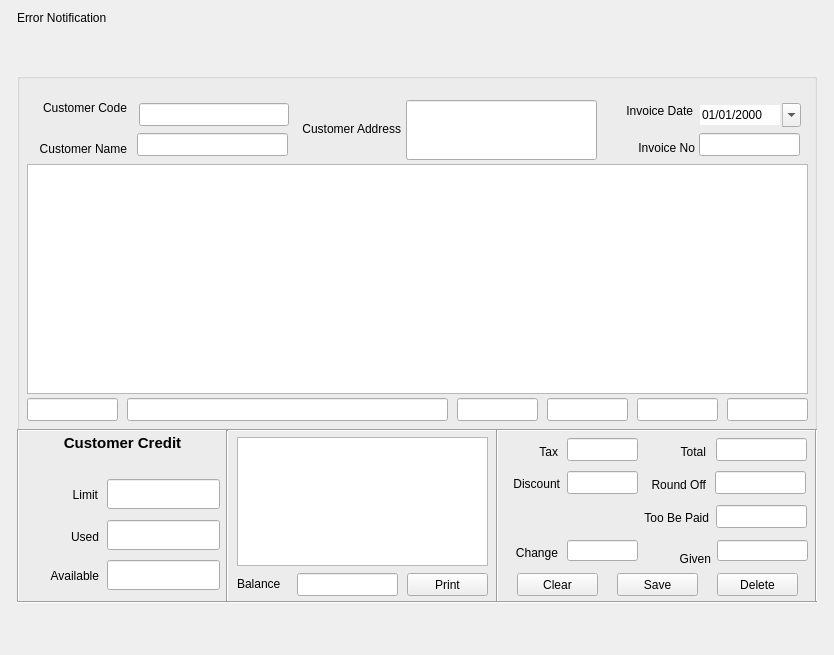
<?xml version="1.0" encoding="UTF-8"?>
<ui version="4.0">
 <class>BillForm</class>
 <widget class="QWidget" name="BillForm">
  <property name="geometry">
   <rect>
    <x>0</x>
    <y>0</y>
    <width>834</width>
    <height>655</height>
   </rect>
  </property>
  <property name="focusPolicy">
   <enum>Qt::TabFocus</enum>
  </property>
  <property name="windowTitle">
   <string>Form</string>
  </property>
  <layout class="QHBoxLayout" name="horizontalLayout_2">
   <item>
    <layout class="QHBoxLayout" name="horizontalLayout">
     <item>
      <spacer name="horizontalSpacer">
       <property name="orientation">
        <enum>Qt::Horizontal</enum>
       </property>
       <property name="sizeHint" stdset="0">
        <size>
         <width>40</width>
         <height>20</height>
        </size>
       </property>
      </spacer>
     </item>
     <item>
      <layout class="QVBoxLayout" name="verticalLayout_3">
       <item>
        <widget class="QLabel" name="flashMsgUp">
         <property name="text">
          <string>Error Notification</string>
         </property>
        </widget>
       </item>
       <item>
        <spacer name="verticalSpacer">
         <property name="orientation">
          <enum>Qt::Vertical</enum>
         </property>
         <property name="sizeHint" stdset="0">
          <size>
           <width>20</width>
           <height>40</height>
          </size>
         </property>
        </spacer>
       </item>
       <item>
        <widget class="QGroupBox" name="groupBox">
         <property name="minimumSize">
          <size>
           <width>800</width>
           <height>530</height>
          </size>
         </property>
         <property name="title">
          <string/>
         </property>
         <widget class="QLabel" name="label_2">
          <property name="geometry">
           <rect>
            <x>582</x>
            <y>60</y>
            <width>96</width>
            <height>30</height>
           </rect>
          </property>
          <property name="text">
           <string>Invoice No</string>
          </property>
          <property name="alignment">
           <set>Qt::AlignRight|Qt::AlignTrailing|Qt::AlignVCenter</set>
          </property>
          <property name="wordWrap">
           <bool>true</bool>
          </property>
         </widget>
         <widget class="QLabel" name="label_3">
          <property name="geometry">
           <rect>
            <x>9</x>
            <y>19</y>
            <width>101</width>
            <height>31</height>
           </rect>
          </property>
          <property name="text">
           <string>Customer Code</string>
          </property>
          <property name="alignment">
           <set>Qt::AlignRight|Qt::AlignTrailing|Qt::AlignVCenter</set>
          </property>
          <property name="wordWrap">
           <bool>true</bool>
          </property>
         </widget>
         <widget class="QLabel" name="label_4">
          <property name="geometry">
           <rect>
            <x>279</x>
            <y>30</y>
            <width>105</width>
            <height>51</height>
           </rect>
          </property>
          <property name="text">
           <string>Customer Address</string>
          </property>
          <property name="alignment">
           <set>Qt::AlignRight|Qt::AlignTrailing|Qt::AlignVCenter</set>
          </property>
          <property name="wordWrap">
           <bool>true</bool>
          </property>
         </widget>
         <widget class="QTableView" name="tableViewProductList">
          <property name="geometry">
           <rect>
            <x>10</x>
            <y>91</y>
            <width>781</width>
            <height>230</height>
           </rect>
          </property>
         </widget>
         <widget class="QLineEdit" name="lineEditProductCode">
          <property name="geometry">
           <rect>
            <x>10</x>
            <y>325</y>
            <width>91</width>
            <height>23</height>
           </rect>
          </property>
          <property name="inputMask">
           <string/>
          </property>
          <property name="placeholderText">
           <string/>
          </property>
         </widget>
         <widget class="QLineEdit" name="lineEditProductName">
          <property name="geometry">
           <rect>
            <x>110</x>
            <y>325</y>
            <width>321</width>
            <height>23</height>
           </rect>
          </property>
         </widget>
         <widget class="QLineEdit" name="lineEditTotal">
          <property name="geometry">
           <rect>
            <x>710</x>
            <y>325</y>
            <width>81</width>
            <height>23</height>
           </rect>
          </property>
          <property name="alignment">
           <set>Qt::AlignRight|Qt::AlignTrailing|Qt::AlignVCenter</set>
          </property>
         </widget>
         <widget class="QLineEdit" name="lineEditRate">
          <property name="geometry">
           <rect>
            <x>620</x>
            <y>325</y>
            <width>81</width>
            <height>23</height>
           </rect>
          </property>
          <property name="alignment">
           <set>Qt::AlignRight|Qt::AlignTrailing|Qt::AlignVCenter</set>
          </property>
         </widget>
         <widget class="QLineEdit" name="lineEditUnit">
          <property name="geometry">
           <rect>
            <x>530</x>
            <y>325</y>
            <width>81</width>
            <height>23</height>
           </rect>
          </property>
         </widget>
         <widget class="QLineEdit" name="lineEditQty">
          <property name="geometry">
           <rect>
            <x>440</x>
            <y>325</y>
            <width>81</width>
            <height>23</height>
           </rect>
          </property>
          <property name="alignment">
           <set>Qt::AlignRight|Qt::AlignTrailing|Qt::AlignVCenter</set>
          </property>
         </widget>
         <widget class="QLineEdit" name="lineEditInvoiceNo">
          <property name="geometry">
           <rect>
            <x>682</x>
            <y>60</y>
            <width>101</width>
            <height>23</height>
           </rect>
          </property>
         </widget>
         <widget class="QLineEdit" name="lineEditCustomerCode">
          <property name="geometry">
           <rect>
            <x>122</x>
            <y>30</y>
            <width>150</width>
            <height>23</height>
           </rect>
          </property>
         </widget>
         <widget class="QLabel" name="label_5">
          <property name="geometry">
           <rect>
            <x>580</x>
            <y>22</y>
            <width>96</width>
            <height>31</height>
           </rect>
          </property>
          <property name="text">
           <string>Invoice Date</string>
          </property>
          <property name="alignment">
           <set>Qt::AlignRight|Qt::AlignTrailing|Qt::AlignVCenter</set>
          </property>
          <property name="wordWrap">
           <bool>true</bool>
          </property>
         </widget>
         <widget class="QLabel" name="label_6">
          <property name="geometry">
           <rect>
            <x>9</x>
            <y>60</y>
            <width>101</width>
            <height>31</height>
           </rect>
          </property>
          <property name="text">
           <string>Customer Name</string>
          </property>
          <property name="alignment">
           <set>Qt::AlignRight|Qt::AlignTrailing|Qt::AlignVCenter</set>
          </property>
          <property name="wordWrap">
           <bool>true</bool>
          </property>
         </widget>
         <widget class="QLineEdit" name="lineEditCustomerName">
          <property name="geometry">
           <rect>
            <x>120</x>
            <y>60</y>
            <width>151</width>
            <height>23</height>
           </rect>
          </property>
         </widget>
         <widget class="Line" name="line">
          <property name="geometry">
           <rect>
            <x>-3</x>
            <y>352</y>
            <width>802</width>
            <height>10</height>
           </rect>
          </property>
          <property name="orientation">
           <enum>Qt::Horizontal</enum>
          </property>
         </widget>
         <widget class="Line" name="line_2">
          <property name="geometry">
           <rect>
            <x>200</x>
            <y>357</y>
            <width>20</width>
            <height>173</height>
           </rect>
          </property>
          <property name="orientation">
           <enum>Qt::Vertical</enum>
          </property>
         </widget>
         <widget class="Line" name="line_3">
          <property name="geometry">
           <rect>
            <x>470</x>
            <y>356</y>
            <width>20</width>
            <height>173</height>
           </rect>
          </property>
          <property name="orientation">
           <enum>Qt::Vertical</enum>
          </property>
         </widget>
         <widget class="QLabel" name="label_7">
          <property name="geometry">
           <rect>
            <x>0</x>
            <y>360</y>
            <width>211</width>
            <height>20</height>
           </rect>
          </property>
          <property name="styleSheet">
           <string notr="true">font : 15px;
font: bold;</string>
          </property>
          <property name="text">
           <string>Customer Credit</string>
          </property>
          <property name="alignment">
           <set>Qt::AlignCenter</set>
          </property>
          <property name="wordWrap">
           <bool>true</bool>
          </property>
         </widget>
         <widget class="QLabel" name="label_11">
          <property name="geometry">
           <rect>
            <x>220</x>
            <y>500</y>
            <width>57</width>
            <height>21</height>
           </rect>
          </property>
          <property name="text">
           <string>Balance</string>
          </property>
          <property name="wordWrap">
           <bool>true</bool>
          </property>
         </widget>
         <widget class="QTableView" name="tableViewCustomerBalance">
          <property name="geometry">
           <rect>
            <x>220</x>
            <y>364</y>
            <width>251</width>
            <height>129</height>
           </rect>
          </property>
         </widget>
         <widget class="QLabel" name="label_13">
          <property name="geometry">
           <rect>
            <x>490</x>
            <y>368</y>
            <width>51</width>
            <height>21</height>
           </rect>
          </property>
          <property name="text">
           <string>Tax</string>
          </property>
          <property name="alignment">
           <set>Qt::AlignRight|Qt::AlignTrailing|Qt::AlignVCenter</set>
          </property>
          <property name="wordWrap">
           <bool>true</bool>
          </property>
         </widget>
         <widget class="QLabel" name="label_14">
          <property name="geometry">
           <rect>
            <x>490</x>
            <y>470</y>
            <width>51</width>
            <height>19</height>
           </rect>
          </property>
          <property name="text">
           <string>Change</string>
          </property>
          <property name="alignment">
           <set>Qt::AlignRight|Qt::AlignTrailing|Qt::AlignVCenter</set>
          </property>
          <property name="wordWrap">
           <bool>true</bool>
          </property>
         </widget>
         <widget class="QLineEdit" name="lineEditTax">
          <property name="geometry">
           <rect>
            <x>550</x>
            <y>365</y>
            <width>71</width>
            <height>23</height>
           </rect>
          </property>
          <property name="alignment">
           <set>Qt::AlignRight|Qt::AlignTrailing|Qt::AlignVCenter</set>
          </property>
         </widget>
         <widget class="QLineEdit" name="lineEditChange">
          <property name="geometry">
           <rect>
            <x>550</x>
            <y>467</y>
            <width>71</width>
            <height>21</height>
           </rect>
          </property>
          <property name="alignment">
           <set>Qt::AlignRight|Qt::AlignTrailing|Qt::AlignVCenter</set>
          </property>
         </widget>
         <widget class="QLineEdit" name="lineEditBalance">
          <property name="geometry">
           <rect>
            <x>280</x>
            <y>500</y>
            <width>101</width>
            <height>23</height>
           </rect>
          </property>
          <property name="alignment">
           <set>Qt::AlignRight|Qt::AlignTrailing|Qt::AlignVCenter</set>
          </property>
         </widget>
         <widget class="QPushButton" name="pushButtonClear">
          <property name="geometry">
           <rect>
            <x>500</x>
            <y>500</y>
            <width>81</width>
            <height>23</height>
           </rect>
          </property>
          <property name="text">
           <string>Clear</string>
          </property>
         </widget>
         <widget class="QPushButton" name="pushButtonSave">
          <property name="geometry">
           <rect>
            <x>600</x>
            <y>500</y>
            <width>81</width>
            <height>23</height>
           </rect>
          </property>
          <property name="text">
           <string>Save</string>
          </property>
         </widget>
         <widget class="QPushButton" name="pushButtonDelete">
          <property name="geometry">
           <rect>
            <x>700</x>
            <y>500</y>
            <width>81</width>
            <height>23</height>
           </rect>
          </property>
          <property name="text">
           <string>Delete</string>
          </property>
         </widget>
         <widget class="QLineEdit" name="lineEditCustomerAddress">
          <property name="geometry">
           <rect>
            <x>389</x>
            <y>27</y>
            <width>191</width>
            <height>60</height>
           </rect>
          </property>
         </widget>
         <widget class="QDateEdit" name="dateEditInvoiceDate">
          <property name="enabled">
           <bool>true</bool>
          </property>
          <property name="geometry">
           <rect>
            <x>681</x>
            <y>30</y>
            <width>103</width>
            <height>24</height>
           </rect>
          </property>
          <property name="mouseTracking">
           <bool>false</bool>
          </property>
          <property name="focusPolicy">
           <enum>Qt::TabFocus</enum>
          </property>
          <property name="styleSheet">
           <string notr="true"/>
          </property>
          <property name="wrapping">
           <bool>false</bool>
          </property>
          <property name="frame">
           <bool>false</bool>
          </property>
          <property name="accelerated">
           <bool>false</bool>
          </property>
          <property name="keyboardTracking">
           <bool>true</bool>
          </property>
          <property name="displayFormat">
           <string>dd/MM/yyyy</string>
          </property>
          <property name="calendarPopup">
           <bool>true</bool>
          </property>
          <property name="timeSpec">
           <enum>Qt::LocalTime</enum>
          </property>
         </widget>
         <widget class="Line" name="line_5">
          <property name="geometry">
           <rect>
            <x>-9</x>
            <y>356</y>
            <width>20</width>
            <height>173</height>
           </rect>
          </property>
          <property name="orientation">
           <enum>Qt::Vertical</enum>
          </property>
         </widget>
         <widget class="Line" name="line_6">
          <property name="geometry">
           <rect>
            <x>789</x>
            <y>356</y>
            <width>20</width>
            <height>173</height>
           </rect>
          </property>
          <property name="orientation">
           <enum>Qt::Vertical</enum>
          </property>
         </widget>
         <widget class="QPushButton" name="pushButtonPrint">
          <property name="geometry">
           <rect>
            <x>390</x>
            <y>500</y>
            <width>81</width>
            <height>23</height>
           </rect>
          </property>
          <property name="text">
           <string>Print</string>
          </property>
         </widget>
         <widget class="Line" name="line_4">
          <property name="geometry">
           <rect>
            <x>0</x>
            <y>524</y>
            <width>800</width>
            <height>10</height>
           </rect>
          </property>
          <property name="orientation">
           <enum>Qt::Horizontal</enum>
          </property>
         </widget>
         <widget class="QLabel" name="label_17">
          <property name="geometry">
           <rect>
            <x>629</x>
            <y>391</y>
            <width>60</width>
            <height>41</height>
           </rect>
          </property>
          <property name="text">
           <string>Round Off</string>
          </property>
          <property name="alignment">
           <set>Qt::AlignRight|Qt::AlignTrailing|Qt::AlignVCenter</set>
          </property>
          <property name="wordWrap">
           <bool>true</bool>
          </property>
         </widget>
         <widget class="QLabel" name="label_19">
          <property name="geometry">
           <rect>
            <x>633</x>
            <y>470</y>
            <width>61</width>
            <height>31</height>
           </rect>
          </property>
          <property name="text">
           <string>Given</string>
          </property>
          <property name="alignment">
           <set>Qt::AlignRight|Qt::AlignTrailing|Qt::AlignVCenter</set>
          </property>
          <property name="wordWrap">
           <bool>true</bool>
          </property>
         </widget>
         <widget class="QLabel" name="label_18">
          <property name="geometry">
           <rect>
            <x>521</x>
            <y>435</y>
            <width>171</width>
            <height>20</height>
           </rect>
          </property>
          <property name="text">
           <string>Too Be Paid</string>
          </property>
          <property name="alignment">
           <set>Qt::AlignRight|Qt::AlignTrailing|Qt::AlignVCenter</set>
          </property>
          <property name="wordWrap">
           <bool>true</bool>
          </property>
         </widget>
         <widget class="QLabel" name="label_15">
          <property name="geometry">
           <rect>
            <x>628</x>
            <y>368</y>
            <width>61</width>
            <height>21</height>
           </rect>
          </property>
          <property name="text">
           <string>Total</string>
          </property>
          <property name="alignment">
           <set>Qt::AlignRight|Qt::AlignTrailing|Qt::AlignVCenter</set>
          </property>
          <property name="wordWrap">
           <bool>true</bool>
          </property>
         </widget>
         <widget class="QLabel" name="label_16">
          <property name="geometry">
           <rect>
            <x>484</x>
            <y>401</y>
            <width>59</width>
            <height>20</height>
           </rect>
          </property>
          <property name="text">
           <string>Discount</string>
          </property>
          <property name="alignment">
           <set>Qt::AlignRight|Qt::AlignTrailing|Qt::AlignVCenter</set>
          </property>
          <property name="wordWrap">
           <bool>true</bool>
          </property>
         </widget>
         <widget class="QLineEdit" name="lineEditGrandTotal">
          <property name="geometry">
           <rect>
            <x>699</x>
            <y>365</y>
            <width>91</width>
            <height>23</height>
           </rect>
          </property>
          <property name="alignment">
           <set>Qt::AlignRight|Qt::AlignTrailing|Qt::AlignVCenter</set>
          </property>
         </widget>
         <widget class="QLineEdit" name="lineEditRoundOff">
          <property name="geometry">
           <rect>
            <x>698</x>
            <y>398</y>
            <width>91</width>
            <height>23</height>
           </rect>
          </property>
          <property name="alignment">
           <set>Qt::AlignRight|Qt::AlignTrailing|Qt::AlignVCenter</set>
          </property>
         </widget>
         <widget class="QLineEdit" name="lineEditTooBePaid">
          <property name="geometry">
           <rect>
            <x>699</x>
            <y>432</y>
            <width>91</width>
            <height>23</height>
           </rect>
          </property>
          <property name="alignment">
           <set>Qt::AlignRight|Qt::AlignTrailing|Qt::AlignVCenter</set>
          </property>
         </widget>
         <widget class="QLineEdit" name="lineEditGiven">
          <property name="geometry">
           <rect>
            <x>700</x>
            <y>467</y>
            <width>91</width>
            <height>21</height>
           </rect>
          </property>
          <property name="alignment">
           <set>Qt::AlignRight|Qt::AlignTrailing|Qt::AlignVCenter</set>
          </property>
         </widget>
         <widget class="QLineEdit" name="lineEditDiscount">
          <property name="geometry">
           <rect>
            <x>550</x>
            <y>398</y>
            <width>71</width>
            <height>23</height>
           </rect>
          </property>
          <property name="alignment">
           <set>Qt::AlignRight|Qt::AlignTrailing|Qt::AlignVCenter</set>
          </property>
         </widget>
         <widget class="QLineEdit" name="lineEditLimit">
          <property name="geometry">
           <rect>
            <x>90</x>
            <y>406</y>
            <width>113</width>
            <height>30</height>
           </rect>
          </property>
          <property name="alignment">
           <set>Qt::AlignRight|Qt::AlignTrailing|Qt::AlignVCenter</set>
          </property>
         </widget>
         <widget class="QLineEdit" name="lineEditUsed">
          <property name="geometry">
           <rect>
            <x>90</x>
            <y>447</y>
            <width>113</width>
            <height>30</height>
           </rect>
          </property>
          <property name="alignment">
           <set>Qt::AlignRight|Qt::AlignTrailing|Qt::AlignVCenter</set>
          </property>
         </widget>
         <widget class="QLineEdit" name="lineEditAvailable">
          <property name="geometry">
           <rect>
            <x>90</x>
            <y>487</y>
            <width>113</width>
            <height>30</height>
           </rect>
          </property>
          <property name="alignment">
           <set>Qt::AlignRight|Qt::AlignTrailing|Qt::AlignVCenter</set>
          </property>
         </widget>
         <widget class="QLabel" name="label_9">
          <property name="geometry">
           <rect>
            <x>11</x>
            <y>449</y>
            <width>71</width>
            <height>29</height>
           </rect>
          </property>
          <property name="text">
           <string>Used</string>
          </property>
          <property name="alignment">
           <set>Qt::AlignRight|Qt::AlignTrailing|Qt::AlignVCenter</set>
          </property>
          <property name="wordWrap">
           <bool>true</bool>
          </property>
         </widget>
         <widget class="QLabel" name="label_8">
          <property name="geometry">
           <rect>
            <x>20</x>
            <y>406</y>
            <width>61</width>
            <height>31</height>
           </rect>
          </property>
          <property name="text">
           <string>Limit</string>
          </property>
          <property name="alignment">
           <set>Qt::AlignRight|Qt::AlignTrailing|Qt::AlignVCenter</set>
          </property>
          <property name="wordWrap">
           <bool>true</bool>
          </property>
         </widget>
         <widget class="QLabel" name="label_10">
          <property name="geometry">
           <rect>
            <x>26</x>
            <y>489</y>
            <width>56</width>
            <height>27</height>
           </rect>
          </property>
          <property name="text">
           <string>Available</string>
          </property>
          <property name="alignment">
           <set>Qt::AlignRight|Qt::AlignTrailing|Qt::AlignVCenter</set>
          </property>
          <property name="wordWrap">
           <bool>true</bool>
          </property>
         </widget>
        </widget>
       </item>
       <item>
        <spacer name="verticalSpacer_2">
         <property name="orientation">
          <enum>Qt::Vertical</enum>
         </property>
         <property name="sizeHint" stdset="0">
          <size>
           <width>20</width>
           <height>40</height>
          </size>
         </property>
        </spacer>
       </item>
      </layout>
     </item>
     <item>
      <spacer name="horizontalSpacer_2">
       <property name="orientation">
        <enum>Qt::Horizontal</enum>
       </property>
       <property name="sizeHint" stdset="0">
        <size>
         <width>40</width>
         <height>20</height>
        </size>
       </property>
      </spacer>
     </item>
    </layout>
   </item>
  </layout>
 </widget>
 <tabstops>
  <tabstop>lineEditInvoiceNo</tabstop>
  <tabstop>dateEditInvoiceDate</tabstop>
  <tabstop>lineEditCustomerCode</tabstop>
  <tabstop>lineEditCustomerName</tabstop>
  <tabstop>lineEditCustomerAddress</tabstop>
  <tabstop>lineEditProductCode</tabstop>
  <tabstop>lineEditProductName</tabstop>
  <tabstop>lineEditQty</tabstop>
  <tabstop>lineEditUnit</tabstop>
  <tabstop>lineEditRate</tabstop>
  <tabstop>lineEditTotal</tabstop>
  <tabstop>lineEditTax</tabstop>
  <tabstop>lineEditChange</tabstop>
  <tabstop>lineEditBalance</tabstop>
  <tabstop>pushButtonClear</tabstop>
  <tabstop>pushButtonSave</tabstop>
  <tabstop>pushButtonDelete</tabstop>
  <tabstop>tableViewProductList</tabstop>
  <tabstop>lineEditGrandTotal</tabstop>
  <tabstop>lineEditDiscount</tabstop>
  <tabstop>lineEditRoundOff</tabstop>
  <tabstop>lineEditTooBePaid</tabstop>
  <tabstop>lineEditGiven</tabstop>
  <tabstop>tableViewCustomerBalance</tabstop>
 </tabstops>
 <resources/>
 <connections/>
</ui>
